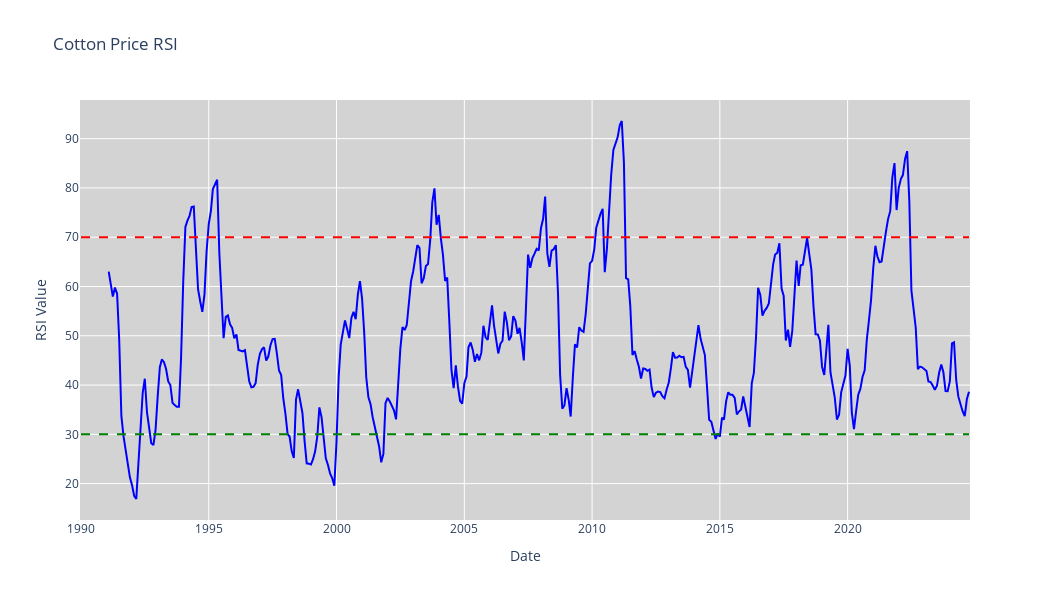

Notebook code cell kept with this figure:
### Markdown cell above
# 📊 Relative Strength Index (RSI)

## What is RSI?
- RSI is a momentum oscillator that measures speed and magnitude of price movements.
- **Range**: 0 to 100
  - **Above 70**: Overbought (potential sell signal).
  - **Below 30**: Oversold (potential buy signal).

## RSI Formula
1. **Relative Strength (RS)**:
   \[
   RS = \frac{\text{Average Gain}}{\text{Average Loss}}
   \]
2. **RSI**:
   \[
   RSI = 100 - \frac{100}{1 + RS}
   \]

---

## Key Points
- **Overbought (RSI > 70)**: Price may fall soon.
- **Oversold (RSI < 30)**: Price may rise soon.

### Code cell
data['DATE'] = pd.to_datetime(data['DATE'])
data.set_index('DATE', inplace=True)

rsi_indicator = RSIIndicator(close=data["Cotton Price"], window=14)
data['RSI'] = rsi_indicator.rsi()

fig, ax1 = plt.subplots(nrows=1, ncols=1, figsize=(10, 6), dpi=150)
data['Cotton Price'].plot(ax=ax1, color='blue', label='Cotton Price')
ax1.set_title('Cotton Price in USD')
ax1.set_xlabel('Date')
ax1.set_ylabel('USD')
ax1.grid(True)
ax1.legend()
plt.xticks(rotation=45, ha='right')

plt.show()

rsi_fig = go.Figure(data=[
    go.Scatter(x=data.index, y=data['RSI'], mode='lines', name='RSI', line=dict(color='blue'))
])

rsi_fig.update_layout(
    title='Cotton Price RSI',
    xaxis_title='Date',
    yaxis_title='RSI Value',
    xaxis_rangeslider_visible=False,
    plot_bgcolor='lightgrey',
    width=1050,
    height=600
)

rsi_fig.add_shape(type="line", x0=data.index.min(), y0=30, x1=data.index.max(), y1=30,
                  line=dict(color="green", dash="dash"), name="Oversold (30)")
rsi_fig.add_shape(type="line", x0=data.index.min(), y0=70, x1=data.index.max(), y1=70,
                  line=dict(color="red", dash="dash"), name="Overbought (70)")
rsi_fig.show()

### Figure 1 — Plotly figure (JSON) as saved in the notebook; plotly's stock layout.template omitted (floating-point values rounded to 4 significant figures; data arrays with more than 128 entries replaced by an {"elided": "..."} marker saying what was removed)
{"data": [{"line": {"color": "blue"}, "mode": "lines", "name": "RSI", "type": "scatter", "x": {"elided": "418 str values"}, "y": {"elided": "418 float values"}}], "layout": {"height": 600, "plot_bgcolor": "lightgrey", "shapes": [{"line": {"color": "green", "dash": "dash"}, "name": "Oversold (30)", "type": "line", "x0": "1990-01-01T00:00:00", "x1": "2024-10-01T00:00:00", "y0": 30, "y1": 30}, {"line": {"color": "red", "dash": "dash"}, "name": "Overbought (70)", "type": "line", "x0": "1990-01-01T00:00:00", "x1": "2024-10-01T00:00:00", "y0": 70, "y1": 70}], "title": {"text": "Cotton Price RSI"}, "width": 1050, "xaxis": {"rangeslider": {"visible": false}, "title": {"text": "Date"}}, "yaxis": {"title": {"text": "RSI Value"}}}}
